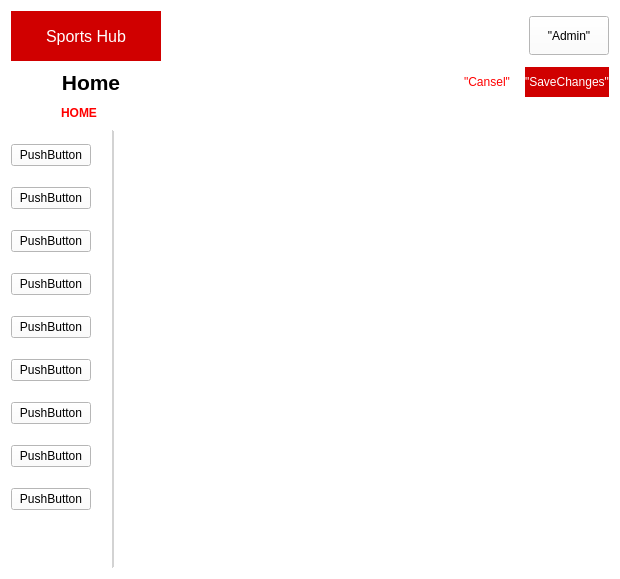
<?xml version="1.0" encoding="UTF-8"?>
<ui version="4.0">
 <class>AdminPage</class>
 <widget class="QWidget" name="AdminPage">
  <property name="geometry">
   <rect>
    <x>0</x>
    <y>0</y>
    <width>620</width>
    <height>579</height>
   </rect>
  </property>
  <property name="windowTitle">
   <string>Form</string>
  </property>
  <property name="styleSheet">
   <string notr="true">background-color: rgb(255, 255, 255);</string>
  </property>
  <layout class="QGridLayout" name="gridLayout">
   <item row="0" column="0">
    <layout class="QVBoxLayout" name="verticalLayout_2">
     <item>
      <layout class="QVBoxLayout" name="verticalLayout">
       <item>
        <layout class="QHBoxLayout" name="horizontalLayout">
         <item>
          <layout class="QHBoxLayout" name="headerHComponents">
           <item>
            <widget class="QPushButton" name="homepagePushButton">
             <property name="enabled">
              <bool>true</bool>
             </property>
             <property name="sizePolicy">
              <sizepolicy hsizetype="Minimum" vsizetype="Preferred">
               <horstretch>0</horstretch>
               <verstretch>0</verstretch>
              </sizepolicy>
             </property>
             <property name="minimumSize">
              <size>
               <width>150</width>
               <height>50</height>
              </size>
             </property>
             <property name="font">
              <font>
               <family>Tahoma</family>
               <pointsize>12</pointsize>
              </font>
             </property>
             <property name="styleSheet">
              <string notr="true">background-color: rgb(208, 0, 0);
color: rgb(255, 255, 255);
border:none;</string>
             </property>
             <property name="text">
              <string>Sports Hub</string>
             </property>
            </widget>
           </item>
          </layout>
         </item>
         <item>
          <spacer name="horizontalSpacer_3">
           <property name="orientation">
            <enum>Qt::Horizontal</enum>
           </property>
           <property name="sizeHint" stdset="0">
            <size>
             <width>40</width>
             <height>20</height>
            </size>
           </property>
          </spacer>
         </item>
         <item>
          <widget class="QPushButton" name="switchPushButton">
           <property name="sizePolicy">
            <sizepolicy hsizetype="Minimum" vsizetype="Fixed">
             <horstretch>0</horstretch>
             <verstretch>0</verstretch>
            </sizepolicy>
           </property>
           <property name="styleSheet">
            <string notr="true">border: none;
background-color: rgb(255, 255, 255); </string>
           </property>
           <property name="text">
            <string/>
           </property>
           <property name="iconSize">
            <size>
             <width>40</width>
             <height>40</height>
            </size>
           </property>
          </widget>
         </item>
         <item>
          <spacer name="horizontalSpacer_8">
           <property name="orientation">
            <enum>Qt::Horizontal</enum>
           </property>
           <property name="sizeType">
            <enum>QSizePolicy::Fixed</enum>
           </property>
           <property name="sizeHint" stdset="0">
            <size>
             <width>10</width>
             <height>20</height>
            </size>
           </property>
          </spacer>
         </item>
         <item>
          <widget class="QPushButton" name="adminPushButton">
           <property name="sizePolicy">
            <sizepolicy hsizetype="Minimum" vsizetype="Fixed">
             <horstretch>0</horstretch>
             <verstretch>0</verstretch>
            </sizepolicy>
           </property>
           <property name="minimumSize">
            <size>
             <width>80</width>
             <height>39</height>
            </size>
           </property>
           <property name="text">
            <string>&quot;Admin&quot;</string>
           </property>
          </widget>
         </item>
        </layout>
       </item>
       <item>
        <layout class="QHBoxLayout" name="configurationHLayout">
         <item>
          <spacer name="horizontalSpacer_5">
           <property name="orientation">
            <enum>Qt::Horizontal</enum>
           </property>
           <property name="sizeType">
            <enum>QSizePolicy::Fixed</enum>
           </property>
           <property name="sizeHint" stdset="0">
            <size>
             <width>40</width>
             <height>20</height>
            </size>
           </property>
          </spacer>
         </item>
         <item>
          <widget class="QLabel" name="homeLabel">
           <property name="minimumSize">
            <size>
             <width>80</width>
             <height>0</height>
            </size>
           </property>
           <property name="font">
            <font>
             <family>Tahoma</family>
             <pointsize>16</pointsize>
             <bold>true</bold>
            </font>
           </property>
           <property name="text">
            <string>Home</string>
           </property>
           <property name="alignment">
            <set>Qt::AlignCenter</set>
           </property>
          </widget>
         </item>
         <item>
          <spacer name="horizontalSpacer">
           <property name="orientation">
            <enum>Qt::Horizontal</enum>
           </property>
           <property name="sizeHint" stdset="0">
            <size>
             <width>40</width>
             <height>20</height>
            </size>
           </property>
          </spacer>
         </item>
         <item>
          <widget class="QPushButton" name="canselPushButton">
           <property name="styleSheet">
            <string notr="true">background-color: rgb(255, 255, 255);
color: rgb(255, 0, 0);
border:none</string>
           </property>
           <property name="text">
            <string>&quot;Cansel&quot;</string>
           </property>
          </widget>
         </item>
         <item>
          <spacer name="horizontalSpacer_7">
           <property name="orientation">
            <enum>Qt::Horizontal</enum>
           </property>
           <property name="sizeType">
            <enum>QSizePolicy::Fixed</enum>
           </property>
           <property name="sizeHint" stdset="0">
            <size>
             <width>9</width>
             <height>20</height>
            </size>
           </property>
          </spacer>
         </item>
         <item>
          <widget class="QPushButton" name="pushButton_12">
           <property name="minimumSize">
            <size>
             <width>0</width>
             <height>30</height>
            </size>
           </property>
           <property name="styleSheet">
            <string notr="true">background-color: rgb(208, 0, 0);
color: rgb(255, 255, 255);
border:none</string>
           </property>
           <property name="text">
            <string>&quot;SaveChanges&quot;</string>
           </property>
          </widget>
         </item>
        </layout>
       </item>
       <item>
        <layout class="QHBoxLayout" name="menuHLayout">
         <item>
          <spacer name="horizontalSpacer_4">
           <property name="orientation">
            <enum>Qt::Horizontal</enum>
           </property>
           <property name="sizeType">
            <enum>QSizePolicy::Fixed</enum>
           </property>
           <property name="sizeHint" stdset="0">
            <size>
             <width>50</width>
             <height>20</height>
            </size>
           </property>
          </spacer>
         </item>
         <item>
          <widget class="QPushButton" name="homePushButton">
           <property name="sizePolicy">
            <sizepolicy hsizetype="Minimum" vsizetype="Fixed">
             <horstretch>0</horstretch>
             <verstretch>0</verstretch>
            </sizepolicy>
           </property>
           <property name="font">
            <font>
             <bold>true</bold>
            </font>
           </property>
           <property name="styleSheet">
            <string notr="true">border: none;
background-color: rgb(255, 255, 255);
color: rgb(255, 0, 0);</string>
           </property>
           <property name="text">
            <string>HOME</string>
           </property>
          </widget>
         </item>
         <item>
          <spacer name="horizontalSpacer_2">
           <property name="orientation">
            <enum>Qt::Horizontal</enum>
           </property>
           <property name="sizeHint" stdset="0">
            <size>
             <width>40</width>
             <height>20</height>
            </size>
           </property>
          </spacer>
         </item>
        </layout>
       </item>
      </layout>
     </item>
     <item>
      <layout class="QHBoxLayout" name="horizontalLayout_2">
       <item>
        <layout class="QVBoxLayout" name="menuItemsListVLayout">
         <item>
          <widget class="QPushButton" name="pushButton_5">
           <property name="text">
            <string>PushButton</string>
           </property>
          </widget>
         </item>
         <item>
          <widget class="QPushButton" name="pushButton_4">
           <property name="text">
            <string>PushButton</string>
           </property>
          </widget>
         </item>
         <item>
          <widget class="QPushButton" name="pushButton_3">
           <property name="text">
            <string>PushButton</string>
           </property>
          </widget>
         </item>
         <item>
          <widget class="QPushButton" name="pushButton_2">
           <property name="text">
            <string>PushButton</string>
           </property>
          </widget>
         </item>
         <item>
          <widget class="QPushButton" name="pushButton_6">
           <property name="text">
            <string>PushButton</string>
           </property>
          </widget>
         </item>
         <item>
          <widget class="QPushButton" name="pushButton_7">
           <property name="text">
            <string>PushButton</string>
           </property>
          </widget>
         </item>
         <item>
          <widget class="QPushButton" name="pushButton_8">
           <property name="text">
            <string>PushButton</string>
           </property>
          </widget>
         </item>
         <item>
          <widget class="QPushButton" name="pushButton_9">
           <property name="text">
            <string>PushButton</string>
           </property>
          </widget>
         </item>
         <item>
          <widget class="QPushButton" name="pushButton_10">
           <property name="text">
            <string>PushButton</string>
           </property>
          </widget>
         </item>
         <item>
          <spacer name="verticalSpacer">
           <property name="orientation">
            <enum>Qt::Vertical</enum>
           </property>
           <property name="sizeType">
            <enum>QSizePolicy::Fixed</enum>
           </property>
           <property name="sizeHint" stdset="0">
            <size>
             <width>20</width>
             <height>40</height>
            </size>
           </property>
          </spacer>
         </item>
        </layout>
       </item>
       <item>
        <spacer name="horizontalSpacer_6">
         <property name="orientation">
          <enum>Qt::Horizontal</enum>
         </property>
         <property name="sizeType">
          <enum>QSizePolicy::Fixed</enum>
         </property>
         <property name="sizeHint" stdset="0">
          <size>
           <width>15</width>
           <height>20</height>
          </size>
         </property>
        </spacer>
       </item>
       <item>
        <widget class="QScrollArea" name="contentArea">
         <property name="styleSheet">
          <string notr="true">border-top: 1px solid white;
border-left: 1px solid rgb(211, 211, 211);
border-bottom: 1px solid white;
border-right: 1px solid white;
border-bottom: white;
border-right: white;</string>
         </property>
         <property name="widgetResizable">
          <bool>true</bool>
         </property>
         <widget class="QWidget" name="scrollAreaWidgetContents">
          <property name="geometry">
           <rect>
            <x>0</x>
            <y>0</y>
            <width>468</width>
            <height>417</height>
           </rect>
          </property>
         </widget>
        </widget>
       </item>
      </layout>
     </item>
    </layout>
   </item>
  </layout>
 </widget>
 <resources/>
 <connections/>
</ui>
